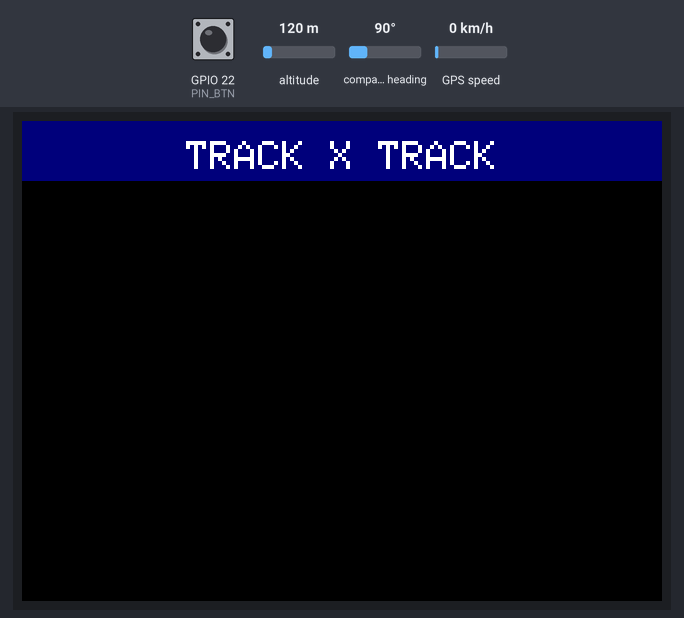
The sketch below on a simulated ESP32. Shown: 320×240 colour display. The test bench sets the inputs (shaded band); at power-on: GPS speed 0 km/h, GPIO 22 (PIN_BTN) HIGH, altitude 120 m, compass heading 90°. The GPS gets a fix after 3 s at 37.7749, -122.4194 with 8 satellites; what the sketch prints to the serial monitor is not drawn.

Above: at 1.4 s.
1.5 s: GPS speed set to 2 km/h
At 3.7 s:
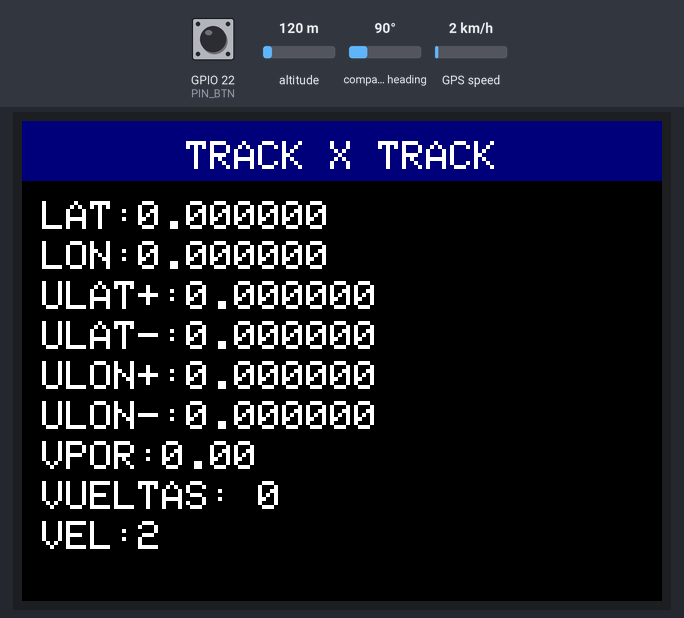
4.7 s: GPIO 22 (PIN_BTN) pulled LOW for 0.15 s
At 5.7 s:
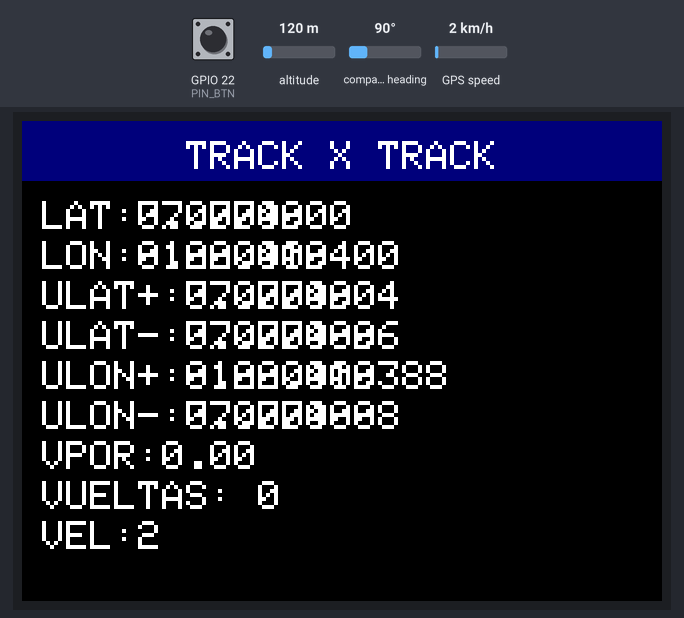
6.3 s: GPS speed set to 30 km/h
At 8.5 s:
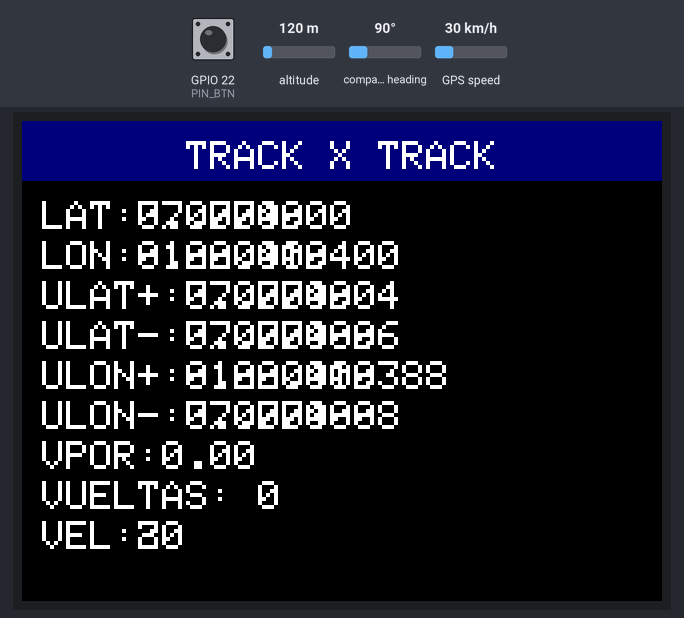
8.8 s: GPS speed set to 60 km/h
Timing chart, 0 to 11.8 s (numbered marks = the images above; inputs shaded):
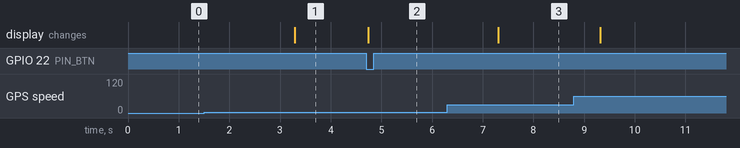

Measured:
- after the input at 1.5 s, the display: changes after 1.8 s (image 1)
- after the input at 4.7 s, the display: changes at once (image 2)
- after the input at 6.3 s, the display: changes after 1.0 s (image 3)

The sketch:

prueba_con_display.ino
```cpp
#include <TinyGPSPlus.h>
#include <SPI.h>    // incluye libreria bus SPI
#include <Adafruit_GFX.h> // incluye libreria para manejo de graficos
#include <Adafruit_ILI9341.h> // incluye libreria para controlador ILI9341
#include <Wire.h>
#include <Adafruit_SSD1306.h>
#include <TinyGPS++.h>
#include <SPI.h>
#include <MPU6050.h>
#include <I2Cdev.h>

#define PIN_BTN 22
#define VUmbral 0.00001


void displayInfo(void);

double posLat;
double posLng;

float posLatUnsigned;
float posLngUnsigned;

double UmbralLatM; //lat+
double UmbralLatm; //Lat-
double UmbralLngM; //Lng+
double UmbralLngm; //Lng-

float Vpor = 0.00001;

int contador;
#define boton 0
#define comprobacion 1
#define lectura 2
int vueltas;

#define TFT_DC 4
#define TFT_CS 15
#define TFT_RST 2
#define TFT_MISO 19
#define TFT_MOSI 23
#define TFT_CLK 18
#define RXD2 16
#define TXD2 17
/*
   This sample sketch demonstrates the normal use of a TinyGPSPlus (TinyGPSPlus) object.
   It requires the use of SoftwareSerial, and assumes that you have a
   4800-baud serial GPS device hooked up on pins 4(rx) and 3(tx).
*/
static const int RXPin = 16, TXPin = 17;
static const uint32_t GPSBaud = 9600;

// The TinyGPSPlus object
TinyGPSPlus gps;
Adafruit_ILI9341 tft = Adafruit_ILI9341(TFT_CS, TFT_DC, TFT_MOSI, TFT_CLK, TFT_RST, TFT_MISO);
// The serial connection to the GPS device
//SoftwareSerial ss(RXPin, TXPin);

void setup()
{
  tft.begin();
  tft.setRotation(3);       // establece posicion vertical con pines hacia abajo
  tft.fillScreen(ILI9341_BLACK);    // fondo de pantalla de color negro
  tft.fillRect(0, 0, 320, 30, ILI9341_NAVY);  // rectangulo azul naval a modo de fondo de titulo
  tft.setTextColor(ILI9341_WHITE);    // color de texto en blanco
  tft.setTextSize(2);       // escala de texto en 2
  tft.setCursor(82,10);        // ubica cursor
  tft.print("TRACK X TRACK");    // imprime texto
  Serial.begin(9600);
  Serial2.begin(9600, SERIAL_8N1, RXPin, TXPin);
  Serial2.begin(GPSBaud);
  pinMode (PIN_BTN, INPUT_PULLUP);

  /*Serial.println(F("DeviceExample.ino"));
    Serial.println(F("A simple demonstration of TinyGPSPlus with an attached GPS module"));
    Serial.print(F("Testing TinyGPSPlus library v. ")); Serial.println(TinyGPSPlus::libraryVersion());
    Serial.println(F("by Mikal Hart"));
    Serial.println();*/
 /* while (gps.satellites.value() < 5) {
    Serial.println("hay menos de 5 satelites conectados");
    Serial.print("satelites actuales ");
    Serial.println(gps.satellites.value());
    delay(1000);
  }*/

}
void loop() {
   /* while (gps.satellites.value() < 5) {
    Serial.println("hay menos de 5 satelites conectados");
    Serial.print("satelites actuales ");
    int satelites = gps.satellites.value();
    Serial.println(satelites);
    delay(1000);*/
    displayInfo();

  if (Serial.read() == '+') {
    Vpor += 0.00001;
    Serial.print(Vpor);
  } else if (Serial.read() == '-') {
    Vpor -= 0.00001;
    Serial.print(Vpor);
  }
  // This sketch displays information every time a new sentence is correctly encoded.
  while (Serial2.available() > 0) {
    if (gps.encode(Serial2.read())) {
      displayInfo();
    }
  }

  switch (contador) {
    case boton:
      if (digitalRead(PIN_BTN) == 0) {
        posLat = gps.location.lat();
        posLng = gps.location.lng();
        Serial.print("posLat");
        Serial.println(posLat, 6);
        Serial.print("posLng");
        Serial.println(posLng, 6);

        float  variacionLat;
        float variacionLng;
        if (posLat < 0) {
          posLatUnsigned = posLat * (-1);
        } else {
          posLatUnsigned = posLat;
        }
        if (posLng < 0) {
          posLngUnsigned = posLng * (-1);
        } else {
          posLngUnsigned = posLng;
        }

        variacionLat = posLatUnsigned / 100 * Vpor;
        variacionLng = posLngUnsigned / 100 * Vpor;

        UmbralLatM = posLat + variacionLat;
        UmbralLatm = posLat - variacionLat;
        UmbralLngM = posLng + variacionLng;
        UmbralLngm = posLat - variacionLng;

        Serial.println(UmbralLatM);
        Serial.println(UmbralLatm);
        Serial.println(UmbralLngM);
        Serial.println(UmbralLngm);
        contador = comprobacion;
        Serial.println("comprobacion");
      }

      break;
    case comprobacion:
      if (posLat != gps.location.lat() || posLng != gps.location.lng()) {
        contador = lectura;
        Serial.println("lectura");
      }
      break;
    case lectura:
      if (UmbralLatm < gps.location.lat() < UmbralLatM && UmbralLngm < gps.location.lng() < UmbralLngM) {
        vueltas = vueltas + 1;
        Serial.print("vueltas ");
        Serial.println(vueltas);
        contador = comprobacion;
        Serial.println("comprobacion");
      }
      if (digitalRead(PIN_BTN) == 0) {
        contador = boton;
      }
      break;
  }
  if (millis() > 5000 && gps.charsProcessed() < 10)
  {
    Serial.println(F("No GPS detected: check wiring."));
    while (true);
  }
  //Serial.println(digitalRead(PIN_BTN));

}

void displayInfo(void) {
  //Serial.print(F("Location: "));
  if (gps.location.isValid())
  {

      tft.setCursor(10,40);
      tft.print("LAT:");
      tft.setTextSize(2);
      tft.print(posLat,6);
      tft.setCursor(10,60);
      tft.print("LON:");
      tft.setTextSize(2);
      tft.print(posLng,6);
      tft.setCursor(10,80);
      tft.print("ULAT+:");
      tft.setTextSize(2);
      tft.print(UmbralLatM,6);
      tft.setCursor(10,100);
      tft.print("ULAT-:");
      tft.setTextSize(2);
      tft.print(UmbralLatm,6);
      tft.setCursor(10,120);
      tft.print("ULON+:");
      tft.setTextSize(2);
      tft.print(UmbralLngM,6);
      tft.setCursor(10,140);
      tft.print("ULON-:");
      tft.setTextSize(2);
      tft.print(UmbralLngm,6);
      tft.setCursor(10,160);
      tft.print("VPOR:");
      tft.setTextSize(2);
      tft.print(Vpor);
      tft.setCursor(10,180);
      tft.print("VUELTAS: ");
      tft.setTextSize(2);
      tft.print(vueltas);
      tft.setCursor(10,200);
      tft.print("VEL:");
      tft.setTextSize(2);
      tft.print(gps.speed.kmph(),0);
    //Serial.print(gps.location.lat(), 6);
    //Serial.print(F(","));
    //Serial.print(gps.location.lng(), 6);
  }
  else
  {
    Serial.print(F("INVALID"));
  }

  /*Serial.print(F("  Date/Time: "));
    if (gps.date.isValid())
    {
    Serial.print(gps.date.month());
    Serial.print(F("/"));
    Serial.print(gps.date.day());
    Serial.print(F("/"));
    Serial.print(gps.date.year());
    }
    else
    {
    Serial.print(F("INVALID"));
    }*/

  /* Serial.print(F(" "));
    if (gps.time.isValid())
    {
     if (gps.time.hour() < 10) Serial.print(F("0"));
     Serial.print(gps.time.hour());
     Serial.print(F(":"));
     if (gps.time.minute() < 10) Serial.print(F("0"));
     Serial.print(gps.time.minute());
     Serial.print(F(":"));
     if (gps.time.second() < 10) Serial.print(F("0"));
     Serial.print(gps.time.second());
     Serial.print(F("."));
     if (gps.time.centisecond() < 10) Serial.print(F("0"));
     Serial.print(gps.time.centisecond());
    }
    else
    {
     Serial.print(F("INVALID"));
    }*/

  Serial.println();
}
```
